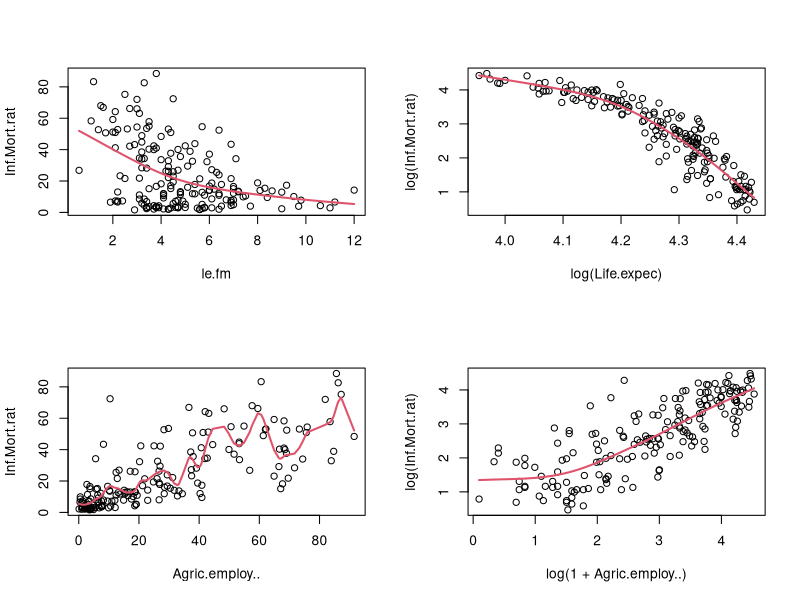
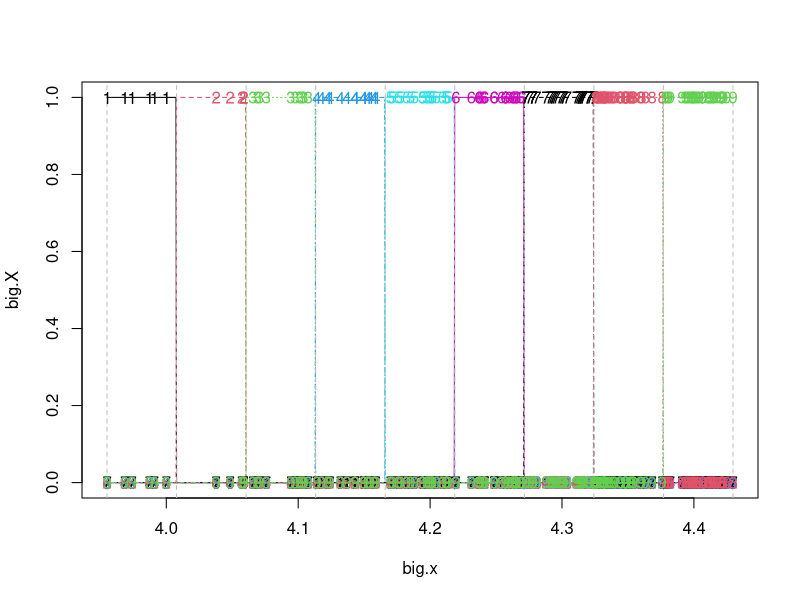
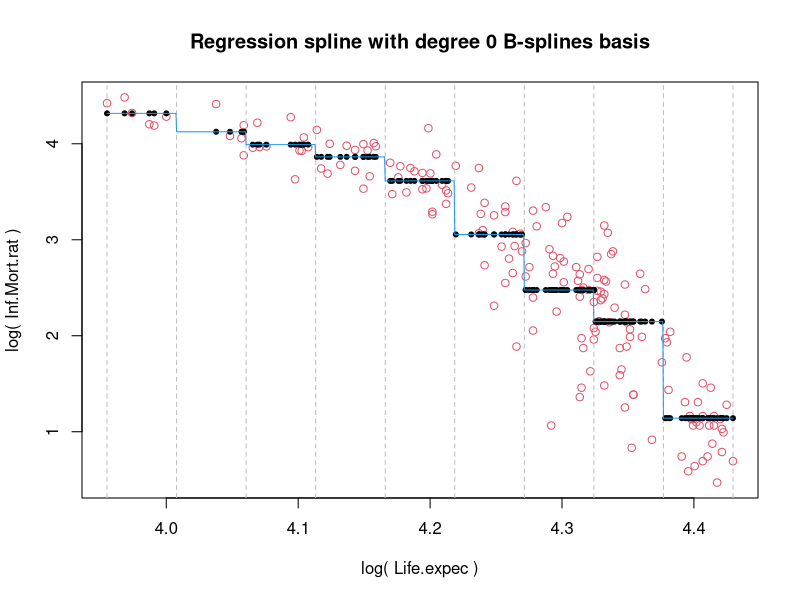
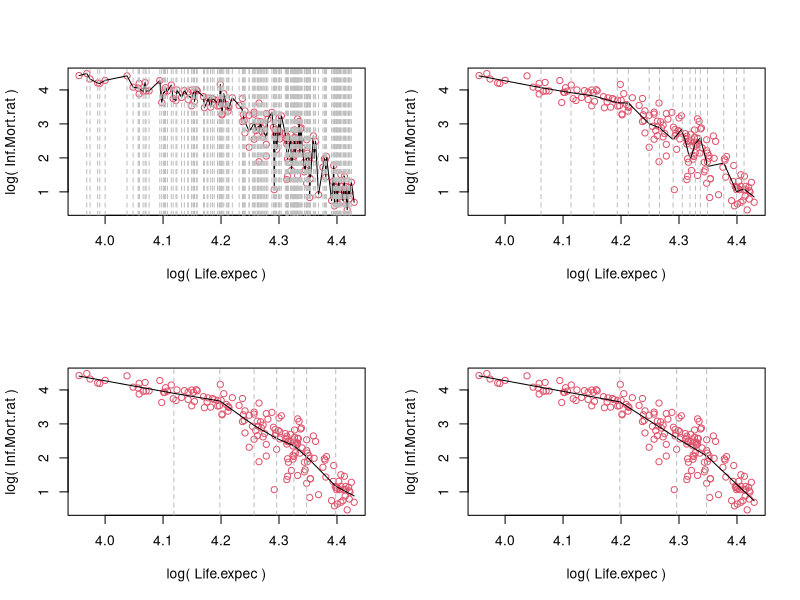
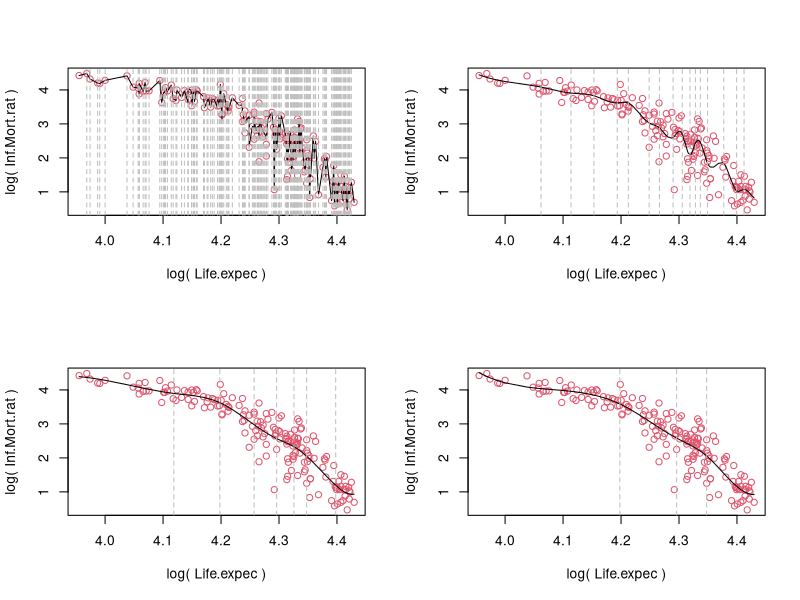
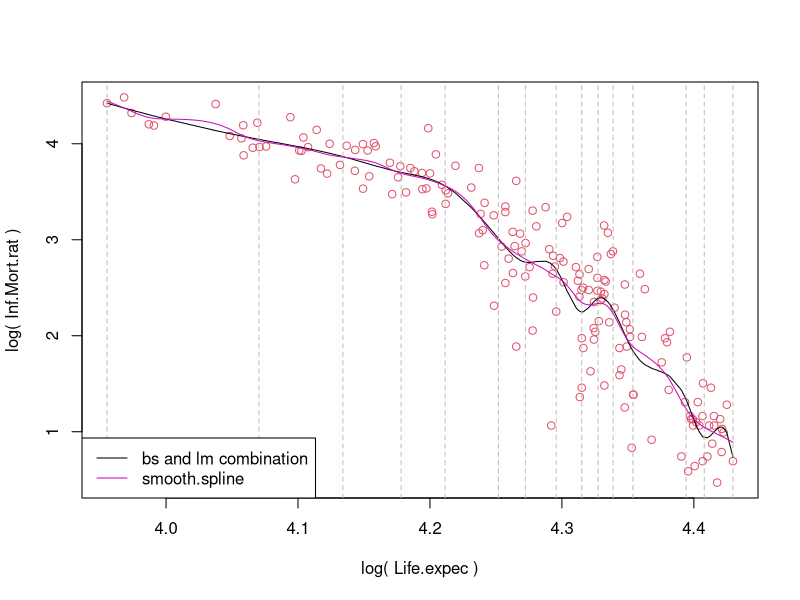

The R script that drew these images, in order:
## ---- chunk 1
knitr::opts_chunk$set(echo = TRUE)
## ---- chunk 2
countries<-read.csv2(file="HDI.2017.subset.csv",row.names = 1)
attach(countries)
head(countries)
names(countries)
# [1] "country_name"   "Life.expec"     "Life.expec.f"  
# [4] "Life.expec.m"   "le.fm"          "Inf.Mort.rat"  
# [7] "Agric.employ.."     
## ---- chunk 3
op <- par(mfrow=c(2,2))
# Inf.Mort.rat as a function of le.fm
sm.sp.4 <- smooth.spline(x=le.fm, y=Inf.Mort.rat, cv = FALSE, all.knots = FALSE)
sm.sp.4
plot(x=le.fm, y=Inf.Mort.rat)
lines(sm.sp.4,col=2,lwd=2)

# log(Inf.Mort.rat) as a function of log(Life.expec)
sm.sp.1 <- smooth.spline(x = log(Life.expec), y = log(Inf.Mort.rat), 
                         cv = FALSE, all.knots = FALSE)
sm.sp.1
plot(x = log(Life.expec), y = log(Inf.Mort.rat))
lines(sm.sp.1,col=2,lwd=2)

# Inf.Mort.rat as a function of Agric.employ..
sm.sp.2 <- smooth.spline(x=Agric.employ.., y=Inf.Mort.rat, 
                         cv = FALSE, all.knots = FALSE)
sm.sp.2
plot(x=Agric.employ.., y=Inf.Mort.rat)
lines(sm.sp.2,col=2,lwd=2)

# log(Inf.Mort.rat) as a function of log(Agric.employ..+1)
x <- log(1+Agric.employ..)
y <- log(Inf.Mort.rat)
sm.sp.3 <- smooth.spline(x= log(1+Agric.employ..), y=log(Inf.Mort.rat), 
                         cv = FALSE, all.knots = FALSE)
sm.sp.3
plot(x= log(1+Agric.employ..), y=log(Inf.Mort.rat))
lines(sm.sp.3,col=2,lwd=2)

par(op)
## ---- chunk 4
x <- log( Life.expec )
y <- log( Inf.Mort.rat )
sx <- sort(x,index.return =TRUE)
x <- sx$x
y <- y[sx$ix]


# k <- 0
n <- length(x)
k <- 10
my.knots <- seq(min(x),max(x),length=k)
# my.knots <- quantile(x,seq(0,1,length=k))
p <- length(my.knots)-1
X <- matrix(0,nrow=n,ncol=p)
for (j in 1:p){
  X[,j] <- as.numeric((my.knots[j]<=x) & (x<my.knots[j+1]))
}
X[n,p] <- 1

#edit(X)

big.n <- 1000
big.x <- seq(min(x),max(x),length=big.n)
big.X <- matrix(0,nrow=big.n,ncol=p)
for (j in 1:p){
  big.X[,j] <- as.numeric((my.knots[j]<=big.x) & (big.x<my.knots[j+1]))
}
big.X[big.n,p] <- 1

matplot(big.x,big.X,type="l")
abline(v=my.knots,lty=2,col="grey")
matpoints(x,X)

# starting with basis of degree 7
# working with cubic splines
## ---- chunk 5
lm.spl.0 <- lm(y~X-1)
plot(x,y,col=2,xlab="log( Life.expec )",ylab="log( Inf.Mort.rat )")
abline(v=my.knots,lty=2,col="grey")
points(x,lm.spl.0$fitted.values,pch=20)

pred.lm.big.x <- big.X %*% lm.spl.0$coefficients
lines(big.x,pred.lm.big.x,col=4)
title(main="Regression spline with degree 0 B-splines basis")

# regression spline with degree 0 without penalty
## ---- chunk 6
library(splines)
op <- par(mfrow=c(2,2))
my.knots <- x
my.knots <- my.knots[-c(1,length(my.knots))] 
k <- 1
basis <- bs(x=x,knots=my.knots,intercept=T,degree=k)
lm.spl <- lm(y~basis)
plot(x,y,col=2,xlab="log( Life.expec )",ylab="log( Inf.Mort.rat )")
lines(x,lm.spl$fitted.values)
abline(v=my.knots,lty=2,col="grey")

#my.knots <- seq(min(x),max(x),length=length(x)/10)
my.knots <- quantile(x,seq(0,1,length=length(x)/10))
my.knots <- my.knots[-c(1,length(my.knots))] 
k <- 1
basis <- bs(x=x,knots=my.knots,intercept=T,degree=k)
lm.spl <- lm(y~basis)
plot(x,y,col=2,xlab="log( Life.expec )",ylab="log( Inf.Mort.rat )")
lines(x,lm.spl$fitted.values)
abline(v=my.knots,lty=2,col="grey")

#my.knots <- seq(min(x),max(x),length=length(x)/20)
my.knots <- quantile(x,seq(0,1,length=length(x)/20))
my.knots <- my.knots[-c(1,length(my.knots))] 
k <- 1
basis <- bs(x=x,knots=my.knots,intercept=T,degree=k)
lm.spl <- lm(y~basis)
plot(x,y,col=2,xlab="log( Life.expec )",ylab="log( Inf.Mort.rat )")
lines(x,lm.spl$fitted.values)
abline(v=my.knots,lty=2,col="grey")

#my.knots <- seq(min(x),max(x),length=length(x)/40)
my.knots <- quantile(x,seq(0,1,length=length(x)/40))
my.knots <- my.knots[-c(1,length(my.knots))] 
k <- 1
basis <- bs(x=x,knots=my.knots,intercept=T,degree=k)
lm.spl <- lm(y~basis)
plot(x,y,col=2,xlab="log( Life.expec )",ylab="log( Inf.Mort.rat )")
lines(x,lm.spl$fitted.values)
abline(v=my.knots,lty=2,col="grey")

par(op)

# using basis of b-spline of degree 1
# with linear combinations of breakes in the knots in triangular lines
# not so flexible because lower number of knots and heigher penalty
# polygonial line
# 
## ---- chunk 7
k <- 3
op <- par(mfrow=c(2,2))

my.knots <- x
my.knots <- my.knots[-c(1,length(my.knots))] 
basis <- bs(x=x,knots=my.knots,intercept=T,degree=k)
lm.spl <- lm(y~basis)
plot(x,y,col=2,xlab="log( Life.expec )",ylab="log( Inf.Mort.rat )")
lines(x,lm.spl$fitted.values)
abline(v=my.knots,lty=2,col="grey")

#my.knots <- seq(min(x),max(x),length=length(x)/10)
my.knots <- quantile(x,seq(0,1,length=length(x)/10))
my.knots <- my.knots[-c(1,length(my.knots))] 
basis <- bs(x=x,knots=my.knots,intercept=T,degree=k)
lm.spl <- lm(y~basis)
plot(x,y,col=2,xlab="log( Life.expec )",ylab="log( Inf.Mort.rat )")
lines(x,lm.spl$fitted.values)
abline(v=my.knots,lty=2,col="grey")

#my.knots <- seq(min(x),max(x),length=length(x)/20)
my.knots <- quantile(x,seq(0,1,length=length(x)/20))
my.knots <- my.knots[-c(1,length(my.knots))] 
basis <- bs(x=x,knots=my.knots,intercept=T,degree=k)
lm.spl <- lm(y~basis)
plot(x,y,col=2,xlab="log( Life.expec )",ylab="log( Inf.Mort.rat )")
lines(x,lm.spl$fitted.values)
abline(v=my.knots,lty=2,col="grey")

#my.knots <- seq(min(x),max(x),length=length(x)/40)
my.knots <- quantile(x,seq(0,1,length=length(x)/40))
my.knots <- my.knots[-c(1,length(my.knots))] 
basis <- bs(x=x,knots=my.knots,intercept=T,degree=k)
lm.spl <- lm(y~basis)
plot(x,y,col=2,xlab="log( Life.expec )",ylab="log( Inf.Mort.rat )")
lines(x,lm.spl$fitted.values)
abline(v=my.knots,lty=2,col="grey")

par(op)

# put a lot of knots it is catching all variability (left top)
# (left bottom) 7 degree of freedom
# still no penalty - only regression
## ---- chunk 8
# Combination of functions `bs` and `lm`:
x <- jitter( log( Life.expec ) )
y <- log( Inf.Mort.rat )
sx <- sort(x,index.return =TRUE)
x <- sx$x
y <- y[sx$ix]

n.knots <- 15
#my.knots <- seq(min(x),max(x),length=n.knots)
my.knots <- quantile(x,seq(0,1,length=n.knots))
inner.knots <- my.knots[-c(1,length(my.knots))] 
basis <- bs(x=x,knots=inner.knots,intercept=T,degree=k)
# dim(basis)
# 132   df # Therefore: df=n.knots + 3 + 1 (Intercept)
lm.spl <- lm(y~basis-1)
plot(x,y,col=2,xlab="log( Life.expec )",ylab="log( Inf.Mort.rat )")
lines(x,lm.spl$fitted.values)
abline(v=my.knots,lty=2,col="grey")

# Using smooth.spline
new.x <- seq(min(x),max(x),length=1000)
df.ss<-dim(basis)[2]
sm.spl <- smooth.spline(x,y,df=df.ss)
#pred.ss <- predict(sm.spl,x=x)
pred.ss <- predict(sm.spl,x=new.x)
lines(pred.ss,col=6)

legend("bottomleft",c("bs and lm combination","smooth.spline"),
       lty=1,col=c(1,6))

